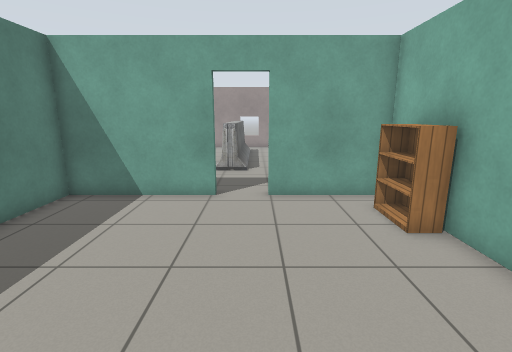
View 1 (above)

19 first-person views from a walk through a world built for the Gazebo simulator. The camera is 1.3 m above the floor, tilts 12° down and sees 85° across. The lines on the ground mark 1 m squares. The floor is counted in squares, 0.5 m on a side. Each view is taken from the middle of a square. On the plan, view 1 faces up. The plan holds only what a view shows up to about 19 squares ahead; the rest is blank. Simple patterns stand in for the simulator's built-in surfaces.

View 2
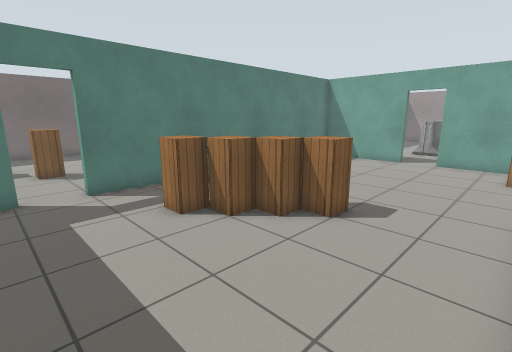

View 3
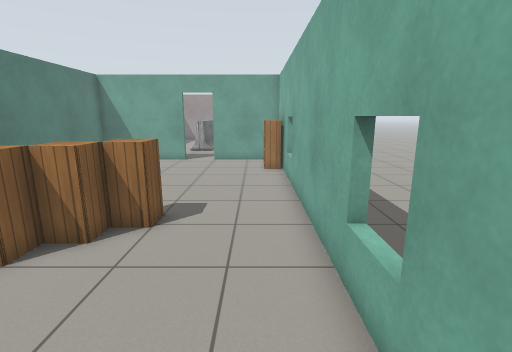

View 4
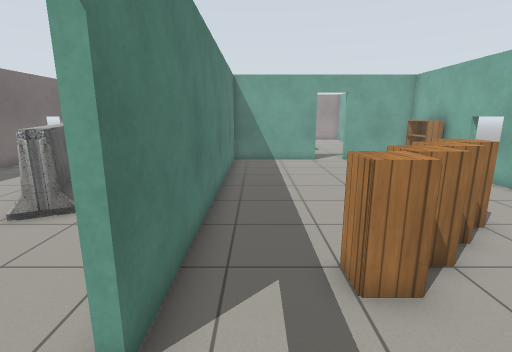

View 5
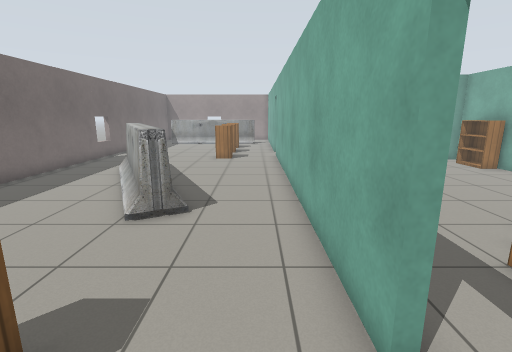

View 6
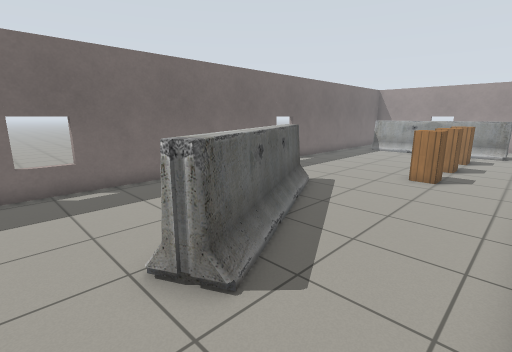

View 7
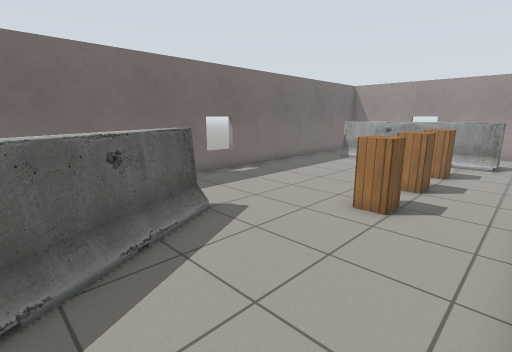

View 8
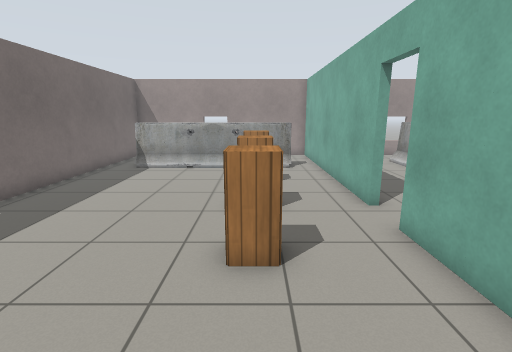

View 9
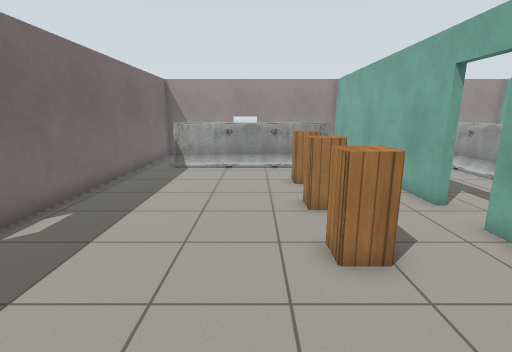

View 10
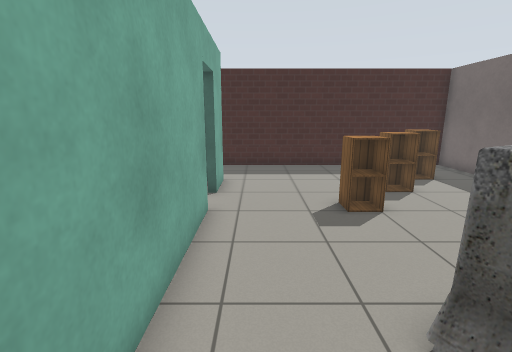

View 11
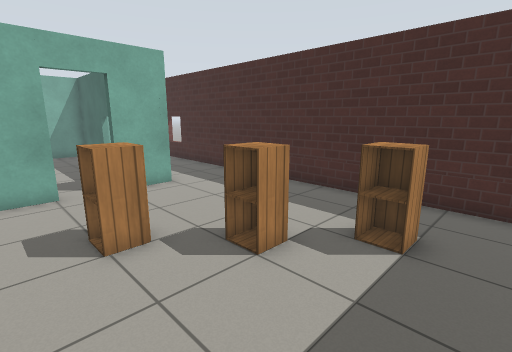

View 12
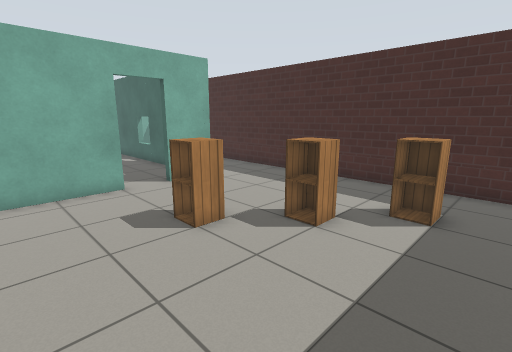

View 13
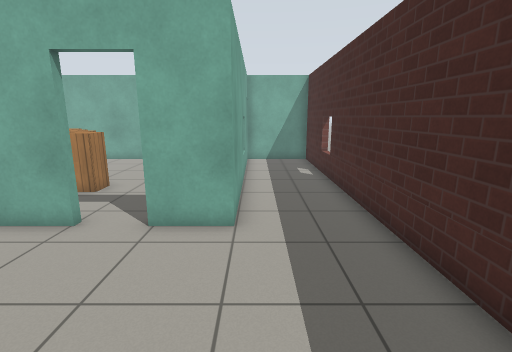

View 14
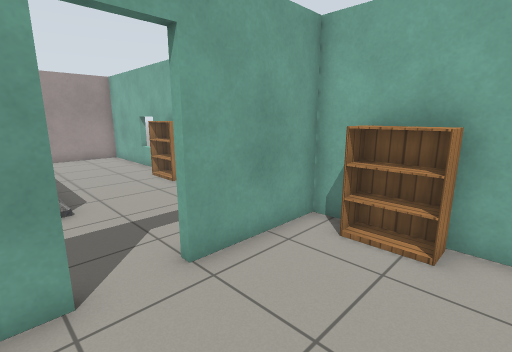

View 15
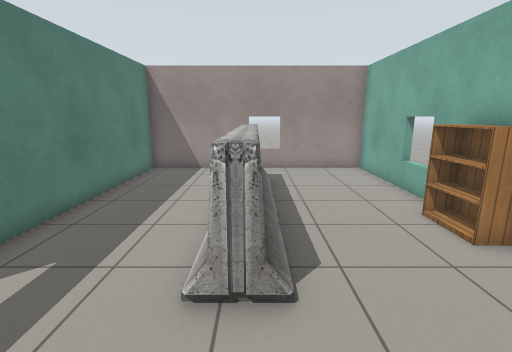

View 16
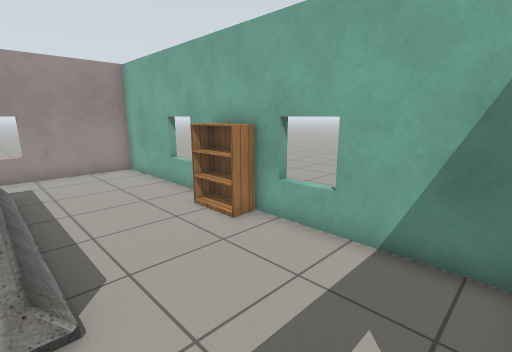

View 17
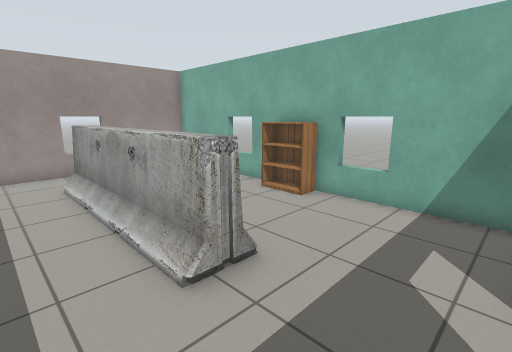

View 18
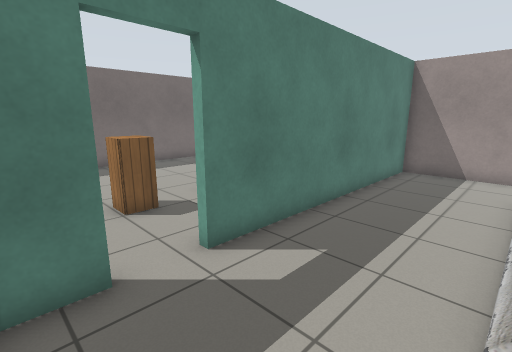

View 19
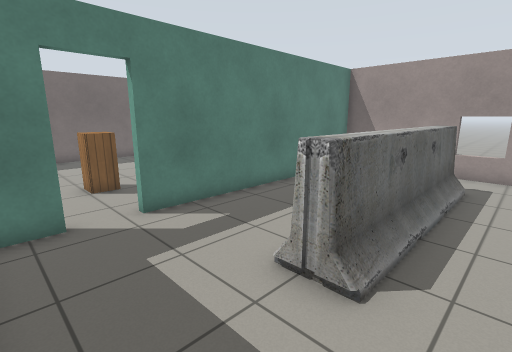

### Floor plan
Key: @ floor where view 1 was taken; # wall or solid block; . floor; D open door; = window, fence, low wall or low ledge; B barrier; K bookshelf; C cabinet.
Columns run from 18 left of view 1 to 5 right of it. Each row starts with its distance up from view 1.
 25  ####=###########=######
 24 #         ..#..........#
 23 #         ..#..........#
 22 #.        ..#..........#
 21 #.        ..#...BB.....#
 20 #.BBBBBBBBB.#...BB.....#
 19 #...........#...BB.....=
 18 #...........#...BB.....#
 17 #...........#...BB....K
 16 #.......C...#...BB....K
 15 #...........#...BB.....#
 14 #...........#...BB.....=
 13 #.......C..DD..........#
 12 #..........DD..........#
 11 =...........#..........#
 10 =.......C...#..........#
  9 #...........#####DD#####
  8 #...........#.........K#
  7 #...........#.........K#
  6 #..BBB......#.........K#
  5 #...BB......#..........#
  4 #...BBB.....#..........=
  3 #....BB.....#..........#
  2 #....BBB....#..........#
  1 #.....BB....#..........#
  0 #.....BBB...#.....@....#
 -1 =......BB...#.....C....#
 -2 =...........#....CC....#
 -3 #...........#..CCC.....#
 -4 #...........#..C.......#
 -5 #...........#..........=
 -6 #......C...DD......... #
 -7 #..........DD......... #
 -8 #....C......#..........#
 -9 #...........######=#####
-10 #..C...................#
-11 #......................#
-12 #......................#
-13 #################==#####

Positions as (right, up) in squares from view 1, and headings:
1: (0, 0), facing up
2: (4, -8), facing up-left
3: (3, -8), facing up
4: (-5, -8), facing up
5: (-8, -8), facing up
6: (-7, -3), facing up-left
7: (-7, 2), facing up-left
8: (-10, 5), facing up
9: (-12, 5), facing up
10: (-8, 2), facing down
11: (-17, -4), facing down-right
12: (-17, -2), facing down-right
13: (-13, -10), facing right
14: (-2, 5), facing up-right
15: (-1, 10), facing up
16: (-1, 10), facing up-right
17: (-4, 10), facing up-right
18: (-2, 10), facing up-left
19: (1, 10), facing up-left
